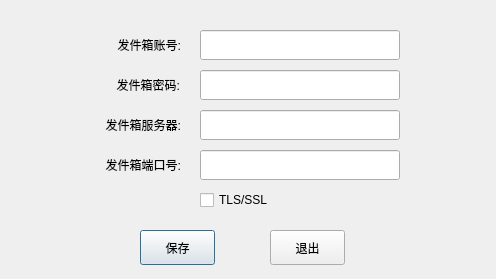
<?xml version="1.0" encoding="UTF-8"?>
<ui version="4.0">
 <class>Email_SetDlg</class>
 <widget class="QDialog" name="Email_SetDlg">
  <property name="geometry">
   <rect>
    <x>0</x>
    <y>0</y>
    <width>496</width>
    <height>279</height>
   </rect>
  </property>
  <property name="windowTitle">
   <string>Dialog</string>
  </property>
  <property name="styleSheet">
   <string notr="true">font: 12pt &quot;微软雅黑&quot;;</string>
  </property>
  <widget class="QLabel" name="label">
   <property name="geometry">
    <rect>
     <x>10</x>
     <y>30</y>
     <width>171</width>
     <height>30</height>
    </rect>
   </property>
   <property name="text">
    <string>发件箱账号:</string>
   </property>
   <property name="alignment">
    <set>Qt::AlignRight|Qt::AlignTrailing|Qt::AlignVCenter</set>
   </property>
  </widget>
  <widget class="QLineEdit" name="usrEdit">
   <property name="geometry">
    <rect>
     <x>200</x>
     <y>30</y>
     <width>200</width>
     <height>30</height>
    </rect>
   </property>
  </widget>
  <widget class="QLineEdit" name="pwdEdit">
   <property name="geometry">
    <rect>
     <x>200</x>
     <y>70</y>
     <width>200</width>
     <height>30</height>
    </rect>
   </property>
   <property name="echoMode">
    <enum>QLineEdit::Password</enum>
   </property>
  </widget>
  <widget class="QLabel" name="label_2">
   <property name="geometry">
    <rect>
     <x>9</x>
     <y>70</y>
     <width>171</width>
     <height>30</height>
    </rect>
   </property>
   <property name="text">
    <string>发件箱密码:</string>
   </property>
   <property name="alignment">
    <set>Qt::AlignRight|Qt::AlignTrailing|Qt::AlignVCenter</set>
   </property>
  </widget>
  <widget class="QLineEdit" name="serEdit">
   <property name="geometry">
    <rect>
     <x>200</x>
     <y>110</y>
     <width>200</width>
     <height>30</height>
    </rect>
   </property>
  </widget>
  <widget class="QLabel" name="label_3">
   <property name="geometry">
    <rect>
     <x>10</x>
     <y>110</y>
     <width>171</width>
     <height>30</height>
    </rect>
   </property>
   <property name="text">
    <string>发件箱服务器:</string>
   </property>
   <property name="alignment">
    <set>Qt::AlignRight|Qt::AlignTrailing|Qt::AlignVCenter</set>
   </property>
  </widget>
  <widget class="QLineEdit" name="portEdit">
   <property name="geometry">
    <rect>
     <x>200</x>
     <y>150</y>
     <width>200</width>
     <height>30</height>
    </rect>
   </property>
  </widget>
  <widget class="QLabel" name="label_4">
   <property name="geometry">
    <rect>
     <x>10</x>
     <y>150</y>
     <width>171</width>
     <height>30</height>
    </rect>
   </property>
   <property name="text">
    <string>发件箱端口号:</string>
   </property>
   <property name="alignment">
    <set>Qt::AlignRight|Qt::AlignTrailing|Qt::AlignVCenter</set>
   </property>
  </widget>
  <widget class="QPushButton" name="saveBtn">
   <property name="geometry">
    <rect>
     <x>140</x>
     <y>230</y>
     <width>75</width>
     <height>35</height>
    </rect>
   </property>
   <property name="text">
    <string>保存</string>
   </property>
  </widget>
  <widget class="QPushButton" name="quitBtn">
   <property name="geometry">
    <rect>
     <x>270</x>
     <y>230</y>
     <width>75</width>
     <height>35</height>
    </rect>
   </property>
   <property name="text">
    <string>退出</string>
   </property>
  </widget>
  <widget class="QCheckBox" name="checkBox">
   <property name="geometry">
    <rect>
     <x>200</x>
     <y>190</y>
     <width>81</width>
     <height>20</height>
    </rect>
   </property>
   <property name="text">
    <string>TLS/SSL</string>
   </property>
  </widget>
 </widget>
 <resources/>
 <connections>
  <connection>
   <sender>quitBtn</sender>
   <signal>clicked()</signal>
   <receiver>Email_SetDlg</receiver>
   <slot>close()</slot>
   <hints>
    <hint type="sourcelabel">
     <x>237</x>
     <y>227</y>
    </hint>
    <hint type="destinationlabel">
     <x>172</x>
     <y>134</y>
    </hint>
   </hints>
  </connection>
 </connections>
</ui>
